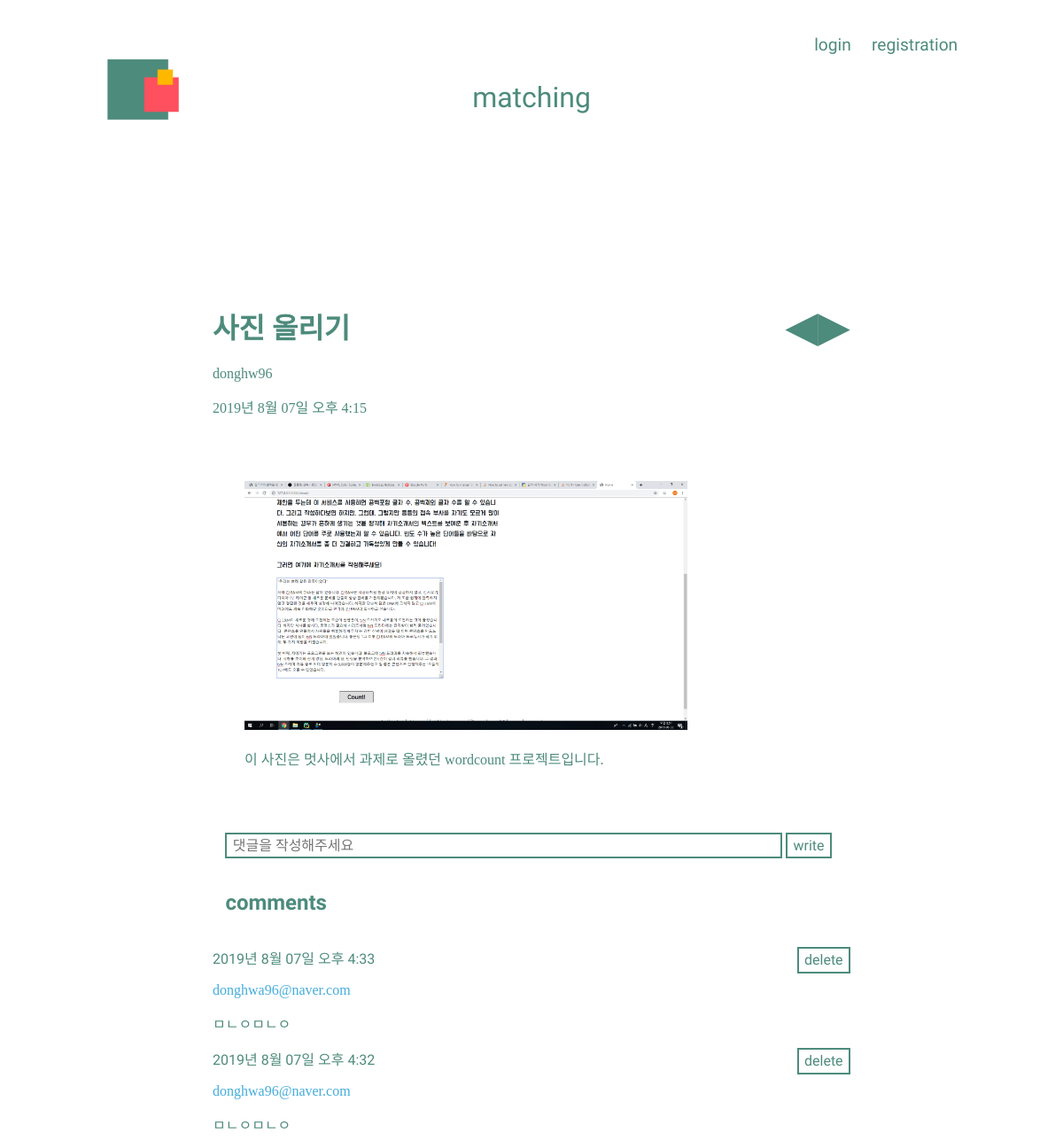
/blog/post/20, run on the app's committed database.
### blog/models.py (models this page shows, shortened)
class Post(models.Model):
    writer = models.CharField(max_length=100)
    post_date = models.DateTimeField(auto_now_add=True)
    post_title = models.CharField(max_length=100)
    post_contents = RichTextUploadingField()
    post_hit = models.PositiveIntegerField(default=0)
    class Meta:
        ordering = ['-id']
    def get_absolute_url(self):
        return reverse_lazy('post_detail', args=[str(self.id)])
    def get_previous_post(self):
        return self.get_previous_by_post_date()
    def get_next_post(self):
        return self.get_next_by_post_date()

class Comment(models.Model):
    post = models.ForeignKey(Post, on_delete=models.CASCADE, null=True, related_name='comments')
    comment_date = models.DateTimeField(auto_now_add=True)
    comment_contents = models.CharField(max_length=200)
    comment_writer = models.ForeignKey(User, on_delete=models.CASCADE, null=True)
    class Meta:
        ordering = ['-id']

### user/models.py (models this page shows, shortened)
class User(AbstractBaseUser, PermissionsMixin):
    email = models.EmailField(verbose_name=_('email address'), unique=True, blank=False)
    name = models.CharField('이름', max_length=30, blank=True)
    username = models.CharField('아이디', max_length=30, unique=True, blank=True)
    is_staff = models.BooleanField('스태프 권한', default=False)
    is_active = models.BooleanField('사용중', default=True)
    date_joined = models.DateTimeField('가입일', default=timezone.now)
    objects = UserManager()
    USERNAME_FIELD = 'email'  # email을 사용자의 식별자로 설정, user 모델에서 필드의 이름을 설명하는 문자열이다. 유니크 식별자로 사용됨.
    REQUIRED_FIELDS = ['username']  # 필수입력값(createsuperuser 커맨드로 유저를 생성할 때 나타날 필드 이름 목록
    class Meta:
        verbose_name = _('user')
        verbose_name_plural = _('users')
        swappable = 'AUTH_USER_MODEL'

### blog/views.py (the view)
# urls.py: path('post/<int:pk>', views.PostDetailView.as_view(), name='post_detail'),
class PostDetailView(generic.DetailView):
    model = Post

### blog/templates/blog/post_detail.html (shortened to what this page needs)
<!DOCTYPE html>
<html lang="kor">
    <head>
        {% load static %}
        <link rel="stylesheet" href="{% static 'css/blog.css' %}">
    </head>
    <body>
        <a href="{% url 'index' %}">
            <img class="logo" src="../../static/image/logo.png" alt="">
        </a>
        <a class="title" href="{% url 'board_index' %}">
            <p>matching</p>
        </a>
        <div class="category">
            {% if user.is_authenticated %}
                <a id="user_name" href="">{{ user.username }}</a>
                <a href="{% url 'logout' %}">logout</a>
            {% else %}
                <a href="{% url 'login' %}">login</a>
                <a href="{% url 'signup' %}">registration</a>
            {% endif %}
        </div>
    <div class="detail">
        <p class="posts">
            {% if post.get_next_by_post_date %}
                <a href="{{ post.get_next_post.get_absolute_url }}" title="View next post">▶</a>
            {% endif %}
            {% if post.get_previous_by_post_date %}
                <a href="{{ post.get_previous_post.get_absolute_url }}" title="View previous post">◀</a>
            {% endif %}
        </p>
        <h1>{{ post.post_title }}</h1>
        <p>{{post.writer}}</p>
        <p>{{ post.post_date| date:'Y년  N d일 a f' }}</p>
        <div class="detail_content">
          {{ post.post_contents | safe }}
        </div>
        <form class="comment_write" action="{% url 'comment_write' post_pk=post.pk %}" method="POST">
            <input id="comment" type="text" name="content" placeholder="댓글을 작성해주세요">
            <input type="submit" value="write"/>
        </form>
        <h3 class="comment_title">comments</h3>
        {% for comment in post.comments.all %}
            <div class="comment">
                {% if user.email != comment.comment_writer %}
                    <a class="comment_delete" href="{% url 'comment_delete' post.pk comment.pk %}" onclick="return confirm('정말 이 댓글을 삭제하겠습니까?')">delete</a>
                {% endif %}
                <p class="comment_date">{{ comment.comment_date| date:'Y년  N d일 a f' }}</p>
                <p class="comment_writer">{{ comment.comment_writer }}</p>
                <p>{{ comment.comment_contents }}</p>
            </div>
        {% endfor %}
    </div>
    </body>
</html>

### blog/static/css/blog.css (style rules this page uses)
.logo { z-index: 1; position: fixed; top: 5%; left: 10%; width: 7%; }
.title { z-index: 1; position: absolute; display: inline; top: 7%; left: 0; width: 100%; height: 1%; text-decoration: none; }
.title > p { position: relative; text-align: center; font-family: 'Lacquer', sans-serif; color: rgb(77,139,124); font-size: 2em; margin-top: 0; padding-top: 0; text-decoration: none; }
.category { z-index: 2; top: 3%; left: 75%; position: absolute; display: inline; }
.category > a { font-family: 'Lacquer', sans-serif; color: rgb(77,139,124); font-size: 1.2em; text-decoration: none; margin-left: 1em; }
.detail { position: absolute; top: 25%; left: 20%; width: 60%; color: rgb(77,139,124); }
.posts > a { color: rgb(77,139,124); font-size: 3em; text-decoration: none; float: right; }
.detail_content { margin-top: 10%; margin-left: 5%; }
.comment_write { margin-top: 10%; font-family: 'Lacquer', sans-serif; color: rgb(77,139,124); }
.comment_write > input { font-family: 'Lacquer', sans-serif; color: rgb(77,139,124); background-color: white; border: rgb(77,139,124) 2px solid; padding: 0.2em 0.4em; font-size: 1em; }
#comment { width: 85%; margin-left: 2%; }
.comment_title { font-family: 'Lacquer', sans-serif; color: rgb(77,139,124); font-size: 1.5em; margin: 5% 0 5% 2%; }
.comment_date { font-family: 'Lacquer', sans-serif; color: rgb(77,139,124); font-size: 1em; }
.comment_delete { float: right; font-family: 'Lacquer', sans-serif; color: rgb(77,139,124); background-color: white; border: rgb(77,139,124) 2px solid; padding: 0.2em 0.4em; font-size: 1em; text-decoration: none; }
.comment_writer { color: rgb(68,173,219); }

### data on the page
Post: post_title "사진 올리기", writer "donghw96", post_date "2019년 8월 07일 오후 4:15", post_contents (picture), post_contents "이 사진은 멋사에서 과제로 올렸던 wordcount 프로젝트입니다."
Comment: shows "delete", comment_date "2019년 8월 07일 오후 4:33", comment_writer "donghwa96@naver.com", comment_contents "ㅁㄴㅇㅁㄴㅇ"
Comment: shows "delete", comment_date "2019년 8월 07일 오후 4:32", comment_writer "donghwa96@naver.com", comment_contents "ㅁㄴㅇㅁㄴㅇ"
